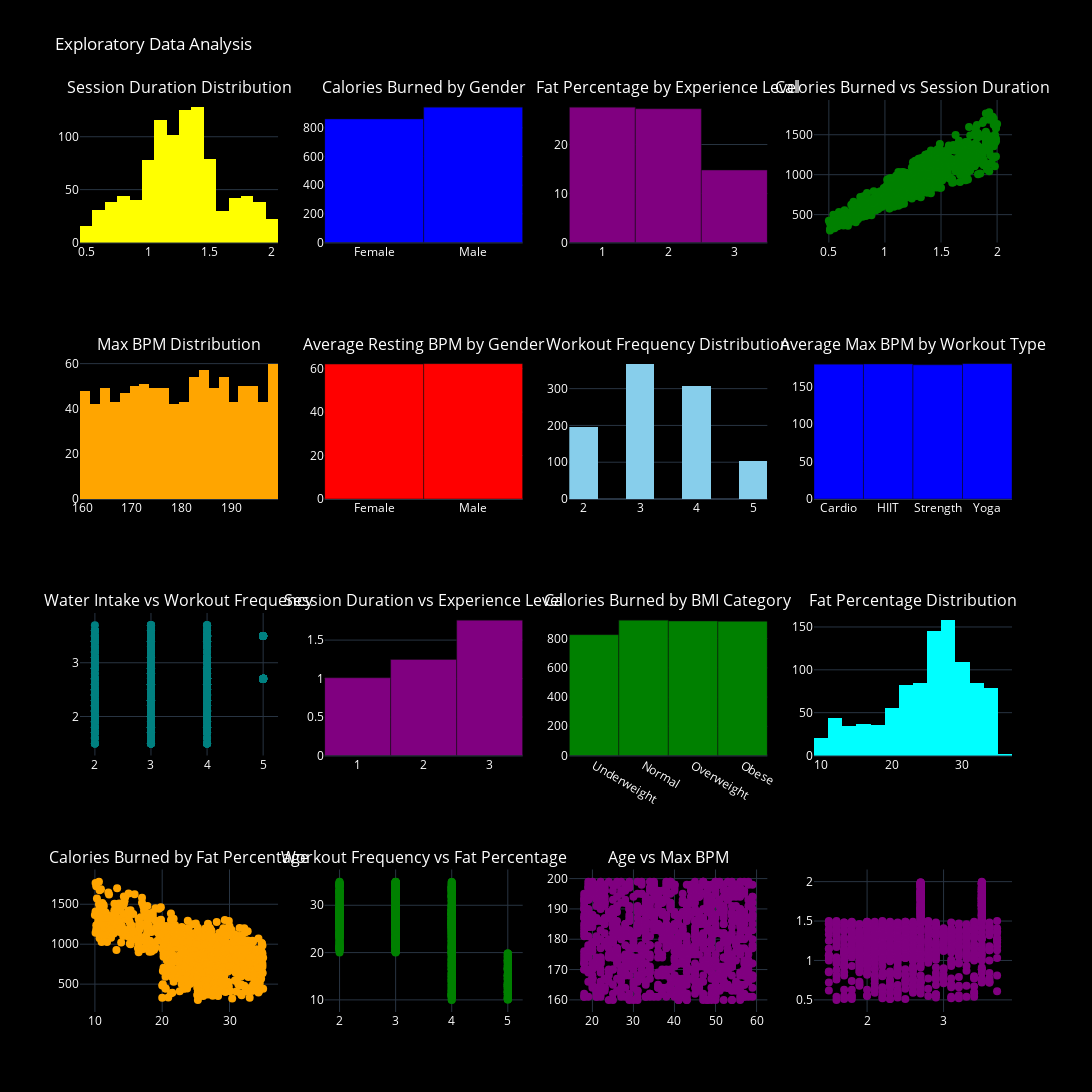

Write notebook code for a chart like this one.
### Markdown cell above
## Key Insights:
##### Session Duration: Analyzing the distribution of session durations
##### Calories Burned: Insights by gender, BMI, fat percentage, and workout duration.
##### Heart Rate: Max BPM, resting BPM by gender, and how it correlates with fat percentage and age.
##### Experience: How experience level affects session duration and fat percentage.
##### Workout Frequency: Insights into how often members work out and the relation to fat percentage and calories burned.

### Code cell
# Create subplots
fig = make_subplots(
    rows=4, cols=4,
    subplot_titles=(
        "Session Duration Distribution", 
        "Calories Burned by Gender", 
        "Fat Percentage by Experience Level",
        "Calories Burned vs Session Duration",
        
        "Max BPM Distribution", 
        "Average Resting BPM by Gender", 
        "Workout Frequency Distribution", 
        "Average Max BPM by Workout Type",
        
        "Water Intake vs Workout Frequency", 
        "Session Duration vs Experience Level", 
        "Calories Burned by BMI Category", 
        "Fat Percentage Distribution",
        
        "Calories Burned by Fat Percentage", 
        "Workout Frequency vs Fat Percentage", 
        "Age vs Max BPM", 
        ""
    )
)

# Session Duration Distribution
fig.add_trace(
    go.Histogram(x=data['Session_Duration (hours)'], nbinsx=20, marker_color='yellow', name="Session Duration"),
    row=1, col=1
)

# Calories Burned by Gender
calories_gender = data.groupby('Gender')['Calories_Burned'].mean()
fig.add_trace(
    go.Bar(x=calories_gender.index, y=calories_gender.values, marker_color='blue', name="Calories Burned"),
    row=1, col=2
)

# Fat Percentage by Experience Level
avg_fat_exp = data.groupby('Experience_Level')['Fat_Percentage'].mean()
fig.add_trace(
    go.Bar(x=avg_fat_exp.index, y=avg_fat_exp.values, marker_color='purple', name="Fat Percentage by Experience"),
    row=1, col=3
)

# Calories Burned vs Session Duration
fig.add_trace(
    go.Scatter(
        x=data['Session_Duration (hours)'],
        y=data['Calories_Burned'],
        mode='markers',
        marker=dict(color='green', size=8),
        name="Calories Burned by Session Duration"
    ),
    row=1, col=4
)

# Max BPM Distribution
fig.add_trace(
    go.Histogram(x=data['Max_BPM'], nbinsx=20, marker_color='orange', name="Max BPM"),
    row=2, col=1
)

# Average Resting BPM by Gender
avg_resting_bpm_gender = data.groupby('Gender')['Resting_BPM'].mean()
fig.add_trace(
    go.Bar(x=avg_resting_bpm_gender.index, y=avg_resting_bpm_gender.values, marker_color='red', name="Resting BPM by Gender"),
    row=2, col=2
)

# Workout Frequency Distribution
fig.add_trace(
    go.Histogram(x=data['Workout_Frequency (days/week)'], nbinsx=10, marker_color='skyblue', name="Workout Frequency"),
    row=2, col=3
)

# Average Max BPM by Workout Type
avg_max_bpm_workout = data.groupby('Workout_Type')['Max_BPM'].mean()
fig.add_trace(
    go.Bar(x=avg_max_bpm_workout.index, y=avg_max_bpm_workout.values, marker_color='blue', name="Max BPM by Workout Type"),
    row=2, col=4
)

# Water Intake vs Workout Frequency
fig.add_trace(
    go.Scatter(
        x=data['Workout_Frequency (days/week)'],
        y=data['Water_Intake (liters)'],
        mode='markers',
        marker=dict(color='teal', size=8),
        name="Water Intake vs Workout Frequency"
    ),
    row=3, col=1
)

# Session Duration vs Experience Level
avg_session_exp = data.groupby('Experience_Level')['Session_Duration (hours)'].mean()
fig.add_trace(
    go.Bar(x=avg_session_exp.index, y=avg_session_exp.values, marker_color='purple', name="Session Duration by Experience"),
    row=3, col=2
)

# Calories Burned by BMI Category
data['BMI_Category'] = pd.cut(data['BMI'], bins=[0, 18.5, 24.9, 29.9, 40], labels=['Underweight', 'Normal', 'Overweight', 'Obese'])
avg_calories_bmi = data.groupby('BMI_Category')['Calories_Burned'].mean()
fig.add_trace(
    go.Bar(x=avg_calories_bmi.index, y=avg_calories_bmi.values, marker_color='green', name="Calories Burned by BMI"),
    row=3, col=3
)

# Fat Percentage Distribution
fig.add_trace(
    go.Histogram(x=data['Fat_Percentage'], nbinsx=20, marker_color='cyan', name="Fat Percentage"),
    row=3, col=4
)

# Calories Burned by Fat Percentage
fig.add_trace(
    go.Scatter(
        x=data['Fat_Percentage'],
        y=data['Calories_Burned'],
        mode='markers',
        marker=dict(color='orange', size=8),
        name="Calories Burned by Fat Percentage"
    ),
    row=4, col=1
)

# Workout Frequency vs Fat Percentage
fig.add_trace(
    go.Scatter(
        x=data['Workout_Frequency (days/week)'],
        y=data['Fat_Percentage'],
        mode='markers',
        marker=dict(color='green', size=8),
        name="Workout Frequency vs Fat Percentage"
    ),
    row=4, col=2
)

# Age vs Max BPM
fig.add_trace(
    go.Scatter(
        x=data['Age'],
        y=data['Max_BPM'],
        mode='markers',
        marker=dict(color='purple', size=8),
        name="Age vs Max BPM"
    ),
    row=4, col=3
)
fig.add_trace(
    go.Scatter(
        x=data['Water_Intake (liters)'],
        y=data['Session_Duration (hours)'],
        mode='markers',
        marker=dict(color='purple', size=8),
        name="Water Intake vs Session Duration"
    ),
    row=4, col=4
)

# Update layout
fig.update_layout(
    title_text="Exploratory Data Analysis ",
    height=1200, width=1200,
    showlegend=False,
    font=dict(color='white'),
    template='plotly_dark',
    plot_bgcolor='black',
    paper_bgcolor='black',
)

# Show the figure
fig.show()

### Figure 1 — Plotly figure (JSON) as saved in the notebook; plotly's stock layout.template omitted (floating-point values rounded to 4 significant figures; data arrays with more than 128 entries replaced by an {"elided": "..."} marker saying what was removed)
{"data": [{"marker": {"color": "yellow"}, "name": "Session Duration", "nbinsx": 20, "type": "histogram", "x": {"elided": "973 float values"}, "xaxis": "x", "yaxis": "y"}, {"marker": {"color": "blue"}, "name": "Calories Burned", "type": "bar", "x": ["Female", "Male"], "xaxis": "x2", "y": [862.2, 944.5], "yaxis": "y2"}, {"marker": {"color": "purple"}, "name": "Fat Percentage by Experience", "type": "bar", "x": [1, 2, 3], "xaxis": "x3", "y": [27.63, 27.31, 14.79], "yaxis": "y3"}, {"marker": {"color": "green", "size": 8}, "mode": "markers", "name": "Calories Burned by Session Duration", "type": "scatter", "x": {"elided": "973 float values"}, "xaxis": "x4", "y": {"elided": "973 int values"}, "yaxis": "y4"}, {"marker": {"color": "orange"}, "name": "Max BPM", "nbinsx": 20, "type": "histogram", "x": {"elided": "973 int values"}, "xaxis": "x5", "yaxis": "y5"}, {"marker": {"color": "red"}, "name": "Resting BPM by Gender", "type": "bar", "x": ["Female", "Male"], "xaxis": "x6", "y": [62.11, 62.32], "yaxis": "y6"}, {"marker": {"color": "skyblue"}, "name": "Workout Frequency", "nbinsx": 10, "type": "histogram", "x": {"elided": "973 int values"}, "xaxis": "x7", "yaxis": "y7"}, {"marker": {"color": "blue"}, "name": "Max BPM by Workout Type", "type": "bar", "x": ["Cardio", "HIIT", "Strength", "Yoga"], "xaxis": "x8", "y": [179.9, 180.1, 179.0, 180.6], "yaxis": "y8"}, {"marker": {"color": "teal", "size": 8}, "mode": "markers", "name": "Water Intake vs Workout Frequency", "type": "scatter", "x": {"elided": "973 int values"}, "xaxis": "x9", "y": {"elided": "973 float values"}, "yaxis": "y9"}, {"marker": {"color": "purple"}, "name": "Session Duration by Experience", "type": "bar", "x": [1, 2, 3], "xaxis": "x10", "y": [1.01, 1.248, 1.759], "yaxis": "y10"}, {"marker": {"color": "green"}, "name": "Calories Burned by BMI", "type": "bar", "x": ["Underweight", "Normal", "Overweight", "Obese"], "xaxis": "x11", "y": [827.4, 926.8, 921.0, 918.5], "yaxis": "y11"}, {"marker": {"color": "cyan"}, "name": "Fat Percentage", "nbinsx": 20, "type": "histogram", "x": {"elided": "973 float values"}, "xaxis": "x12", "yaxis": "y12"}, {"marker": {"color": "orange", "size": 8}, "mode": "markers", "name": "Calories Burned by Fat Percentage", "type": "scatter", "x": {"elided": "973 float values"}, "xaxis": "x13", "y": {"elided": "973 int values"}, "yaxis": "y13"}, {"marker": {"color": "green", "size": 8}, "mode": "markers", "name": "Workout Frequency vs Fat Percentage", "type": "scatter", "x": {"elided": "973 int values"}, "xaxis": "x14", "y": {"elided": "973 float values"}, "yaxis": "y14"}, {"marker": {"color": "purple", "size": 8}, "mode": "markers", "name": "Age vs Max BPM", "type": "scatter", "x": {"elided": "973 int values"}, "xaxis": "x15", "y": {"elided": "973 int values"}, "yaxis": "y15"}, {"marker": {"color": "purple", "size": 8}, "mode": "markers", "name": "Water Intake vs Session Duration", "type": "scatter", "x": {"elided": "973 float values"}, "xaxis": "x16", "y": {"elided": "973 float values"}, "yaxis": "y16"}], "layout": {"annotations": [{"font": {"size": 16}, "showarrow": false, "text": "Session Duration Distribution", "x": 0.1062, "xanchor": "center", "xref": "paper", "y": 1, "yanchor": "bottom", "yref": "paper"}, {"font": {"size": 16}, "showarrow": false, "text": "Calories Burned by Gender", "x": 0.3688, "xanchor": "center", "xref": "paper", "y": 1, "yanchor": "bottom", "yref": "paper"}, {"font": {"size": 16}, "showarrow": false, "text": "Fat Percentage by Experience Level", "x": 0.6313, "xanchor": "center", "xref": "paper", "y": 1, "yanchor": "bottom", "yref": "paper"}, {"font": {"size": 16}, "showarrow": false, "text": "Calories Burned vs Session Duration", "x": 0.8938, "xanchor": "center", "xref": "paper", "y": 1, "yanchor": "bottom", "yref": "paper"}, {"font": {"size": 16}, "showarrow": false, "text": "Max BPM Distribution", "x": 0.1062, "xanchor": "center", "xref": "paper", "y": 0.7188, "yanchor": "bottom", "yref": "paper"}, {"font": {"size": 16}, "showarrow": false, "text": "Average Resting BPM by Gender", "x": 0.3688, "xanchor": "center", "xref": "paper", "y": 0.7188, "yanchor": "bottom", "yref": "paper"}, {"font": {"size": 16}, "showarrow": false, "text": "Workout Frequency Distribution", "x": 0.6313, "xanchor": "center", "xref": "paper", "y": 0.7188, "yanchor": "bottom", "yref": "paper"}, {"font": {"size": 16}, "showarrow": false, "text": "Average Max BPM by Workout Type", "x": 0.8938, "xanchor": "center", "xref": "paper", "y": 0.7188, "yanchor": "bottom", "yref": "paper"}, {"font": {"size": 16}, "showarrow": false, "text": "Water Intake vs Workout Frequency", "x": 0.1062, "xanchor": "center", "xref": "paper", "y": 0.4375, "yanchor": "bottom", "yref": "paper"}, {"font": {"size": 16}, "showarrow": false, "text": "Session Duration vs Experience Level", "x": 0.3688, "xanchor": "center", "xref": "paper", "y": 0.4375, "yanchor": "bottom", "yref": "paper"}, {"font": {"size": 16}, "showarrow": false, "text": "Calories Burned by BMI Category", "x": 0.6313, "xanchor": "center", "xref": "paper", "y": 0.4375, "yanchor": "bottom", "yref": "paper"}, {"font": {"size": 16}, "showarrow": false, "text": "Fat Percentage Distribution", "x": 0.8938, "xanchor": "center", "xref": "paper", "y": 0.4375, "yanchor": "bottom", "yref": "paper"}, {"font": {"size": 16}, "showarrow": false, "text": "Calories Burned by Fat Percentage", "x": 0.1062, "xanchor": "center", "xref": "paper", "y": 0.1562, "yanchor": "bottom", "yref": "paper"}, {"font": {"size": 16}, "showarrow": false, "text": "Workout Frequency vs Fat Percentage", "x": 0.3688, "xanchor": "center", "xref": "paper", "y": 0.1562, "yanchor": "bottom", "yref": "paper"}, {"font": {"size": 16}, "showarrow": false, "text": "Age vs Max BPM", "x": 0.6313, "xanchor": "center", "xref": "paper", "y": 0.1562, "yanchor": "bottom", "yref": "paper"}], "font": {"color": "white"}, "height": 1200, "paper_bgcolor": "black", "plot_bgcolor": "black", "showlegend": false, "title": {"text": "Exploratory Data Analysis "}, "width": 1200, "xaxis": {"anchor": "y", "domain": [0, 0.2125]}, "xaxis10": {"anchor": "y10", "domain": [0.2625, 0.475]}, "xaxis11": {"anchor": "y11", "domain": [0.525, 0.7375]}, "xaxis12": {"anchor": "y12", "domain": [0.7875, 1]}, "xaxis13": {"anchor": "y13", "domain": [0, 0.2125]}, "xaxis14": {"anchor": "y14", "domain": [0.2625, 0.475]}, "xaxis15": {"anchor": "y15", "domain": [0.525, 0.7375]}, "xaxis16": {"anchor": "y16", "domain": [0.7875, 1]}, "xaxis2": {"anchor": "y2", "domain": [0.2625, 0.475]}, "xaxis3": {"anchor": "y3", "domain": [0.525, 0.7375]}, "xaxis4": {"anchor": "y4", "domain": [0.7875, 1]}, "xaxis5": {"anchor": "y5", "domain": [0, 0.2125]}, "xaxis6": {"anchor": "y6", "domain": [0.2625, 0.475]}, "xaxis7": {"anchor": "y7", "domain": [0.525, 0.7375]}, "xaxis8": {"anchor": "y8", "domain": [0.7875, 1]}, "xaxis9": {"anchor": "y9", "domain": [0, 0.2125]}, "yaxis": {"anchor": "x", "domain": [0.8438, 1]}, "yaxis10": {"anchor": "x10", "domain": [0.2812, 0.4375]}, "yaxis11": {"anchor": "x11", "domain": [0.2812, 0.4375]}, "yaxis12": {"anchor": "x12", "domain": [0.2812, 0.4375]}, "yaxis13": {"anchor": "x13", "domain": [0, 0.1562]}, "yaxis14": {"anchor": "x14", "domain": [0, 0.1562]}, "yaxis15": {"anchor": "x15", "domain": [0, 0.1562]}, "yaxis16": {"anchor": "x16", "domain": [0, 0.1562]}, "yaxis2": {"anchor": "x2", "domain": [0.8438, 1]}, "yaxis3": {"anchor": "x3", "domain": [0.8438, 1]}, "yaxis4": {"anchor": "x4", "domain": [0.8438, 1]}, "yaxis5": {"anchor": "x5", "domain": [0.5625, 0.7188]}, "yaxis6": {"anchor": "x6", "domain": [0.5625, 0.7188]}, "yaxis7": {"anchor": "x7", "domain": [0.5625, 0.7188]}, "yaxis8": {"anchor": "x8", "domain": [0.5625, 0.7188]}, "yaxis9": {"anchor": "x9", "domain": [0.2812, 0.4375]}}}
